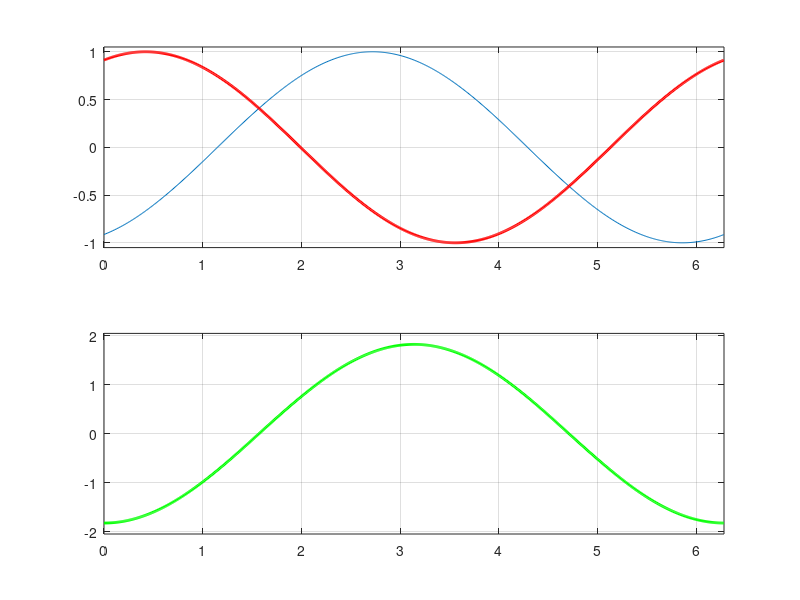

MATLAB code to generate this figure:
for t=0:0.1:20
    x=0:0.01:2*pi;
    subplot(2,1,1)
    plot(x,sin(x-t),x,sin(x+t),'r','Linewidth',2)
    axis([0 2*pi -1.05 1.05])
    grid
    subplot(2,1,2)
        plot(x,sin(x-t)-sin(x+t),'g','Linewidth',2)
    axis([0 2*pi -2.05 2.05])
    grid
end